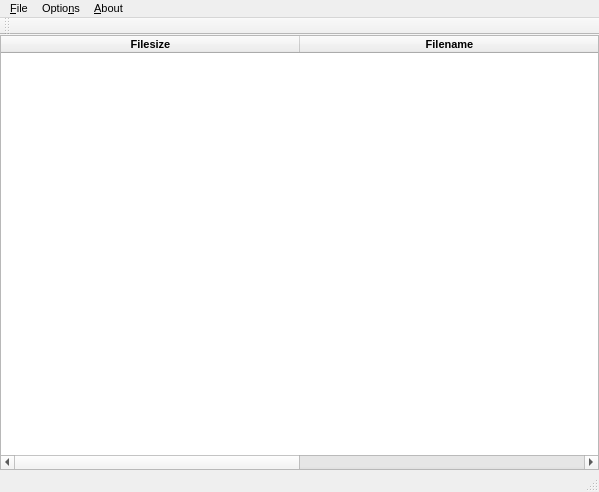
<?xml version="1.0" encoding="UTF-8"?>
<ui version="4.0">
 <class>qpmpWin</class>
 <widget class="QMainWindow" name="qpmpWin">
  <property name="geometry">
   <rect>
    <x>0</x>
    <y>0</y>
    <width>599</width>
    <height>492</height>
   </rect>
  </property>
  <property name="font">
   <font>
    <pointsize>8</pointsize>
    <weight>50</weight>
    <bold>false</bold>
   </font>
  </property>
  <property name="windowTitle">
   <string>qpmpWin</string>
  </property>
  <property name="locale">
   <locale language="English" country="Sweden"/>
  </property>
  <widget class="QWidget" name="centralWidget">
   <property name="font">
    <font>
     <pointsize>8</pointsize>
    </font>
   </property>
   <layout class="QVBoxLayout" name="verticalLayout">
    <property name="spacing">
     <number>5</number>
    </property>
    <property name="leftMargin">
     <number>0</number>
    </property>
    <property name="topMargin">
     <number>0</number>
    </property>
    <property name="rightMargin">
     <number>0</number>
    </property>
    <property name="bottomMargin">
     <number>0</number>
    </property>
    <item>
     <widget class="QTableWidget" name="tableWidget">
      <property name="sizePolicy">
       <sizepolicy hsizetype="Expanding" vsizetype="Expanding">
        <horstretch>0</horstretch>
        <verstretch>0</verstretch>
       </sizepolicy>
      </property>
      <property name="minimumSize">
       <size>
        <width>0</width>
        <height>0</height>
       </size>
      </property>
      <property name="font">
       <font>
        <pointsize>8</pointsize>
       </font>
      </property>
      <property name="locale">
       <locale language="English" country="Sweden"/>
      </property>
      <property name="sizeAdjustPolicy">
       <enum>QAbstractScrollArea::AdjustToContents</enum>
      </property>
      <property name="editTriggers">
       <set>QAbstractItemView::NoEditTriggers</set>
      </property>
      <property name="showDropIndicator" stdset="0">
       <bool>false</bool>
      </property>
      <property name="alternatingRowColors">
       <bool>true</bool>
      </property>
      <property name="selectionBehavior">
       <enum>QAbstractItemView::SelectRows</enum>
      </property>
      <property name="columnCount">
       <number>2</number>
      </property>
      <attribute name="horizontalHeaderDefaultSectionSize">
       <number>299</number>
      </attribute>
      <attribute name="horizontalHeaderHighlightSections">
       <bool>false</bool>
      </attribute>
      <attribute name="horizontalHeaderMinimumSectionSize">
       <number>12</number>
      </attribute>
      <attribute name="horizontalHeaderStretchLastSection">
       <bool>false</bool>
      </attribute>
      <attribute name="verticalHeaderDefaultSectionSize">
       <number>12</number>
      </attribute>
      <attribute name="verticalHeaderMinimumSectionSize">
       <number>12</number>
      </attribute>
      <column>
       <property name="text">
        <string>Filesize</string>
       </property>
       <property name="font">
        <font>
         <pointsize>8</pointsize>
         <weight>75</weight>
         <bold>true</bold>
        </font>
       </property>
      </column>
      <column>
       <property name="text">
        <string>Filename</string>
       </property>
       <property name="font">
        <font>
         <pointsize>8</pointsize>
         <weight>75</weight>
         <bold>true</bold>
        </font>
       </property>
      </column>
     </widget>
    </item>
   </layout>
  </widget>
  <widget class="QMenuBar" name="menuBar">
   <property name="geometry">
    <rect>
     <x>0</x>
     <y>0</y>
     <width>599</width>
     <height>18</height>
    </rect>
   </property>
   <widget class="QMenu" name="menu_File">
    <property name="title">
     <string>&amp;File</string>
    </property>
    <addaction name="actionOpen"/>
    <addaction name="actionSave"/>
    <addaction name="actionSaveAs"/>
    <addaction name="separator"/>
    <addaction name="actionRefresh"/>
    <addaction name="separator"/>
    <addaction name="actionQuit"/>
   </widget>
   <widget class="QMenu" name="menu_Options">
    <property name="title">
     <string>Optio&amp;ns</string>
    </property>
    <addaction name="actionNo_Sound"/>
    <addaction name="actionNo_delete"/>
    <addaction name="separator"/>
    <addaction name="actionMove_file"/>
    <addaction name="actionDelete"/>
    <addaction name="separator"/>
    <addaction name="actionFullscreen"/>
    <addaction name="actionForce_4_3"/>
    <addaction name="actionForce_16_9"/>
    <addaction name="separator"/>
    <addaction name="actionShuffle"/>
   </widget>
   <widget class="QMenu" name="menu_About">
    <property name="title">
     <string>&amp;About</string>
    </property>
    <addaction name="actionAbout"/>
   </widget>
   <addaction name="menu_File"/>
   <addaction name="menu_Options"/>
   <addaction name="menu_About"/>
  </widget>
  <widget class="QToolBar" name="mainToolBar">
   <attribute name="toolBarArea">
    <enum>TopToolBarArea</enum>
   </attribute>
   <attribute name="toolBarBreak">
    <bool>false</bool>
   </attribute>
  </widget>
  <widget class="QStatusBar" name="statusBar"/>
  <action name="actionOpen">
   <property name="text">
    <string>Open...</string>
   </property>
   <property name="shortcut">
    <string>Ctrl+O</string>
   </property>
  </action>
  <action name="actionSave">
   <property name="text">
    <string>&amp;Save</string>
   </property>
   <property name="shortcut">
    <string>Ctrl+S</string>
   </property>
  </action>
  <action name="actionQuit">
   <property name="text">
    <string>&amp;Quit</string>
   </property>
   <property name="shortcut">
    <string>Ctrl+Q</string>
   </property>
  </action>
  <action name="actionSaveAs">
   <property name="text">
    <string>Save &amp;As...</string>
   </property>
  </action>
  <action name="actionNo_Sound">
   <property name="checkable">
    <bool>true</bool>
   </property>
   <property name="text">
    <string>No sound</string>
   </property>
  </action>
  <action name="actionMove_file">
   <property name="checkable">
    <bool>true</bool>
   </property>
   <property name="text">
    <string>Move file</string>
   </property>
  </action>
  <action name="actionNo_delete">
   <property name="checkable">
    <bool>true</bool>
   </property>
   <property name="text">
    <string>No delete</string>
   </property>
  </action>
  <action name="actionFullscreen">
   <property name="checkable">
    <bool>true</bool>
   </property>
   <property name="checked">
    <bool>true</bool>
   </property>
   <property name="text">
    <string>Fullscreen</string>
   </property>
  </action>
  <action name="actionForce_4_3">
   <property name="checkable">
    <bool>true</bool>
   </property>
   <property name="text">
    <string>Force 4:3</string>
   </property>
  </action>
  <action name="actionForce_16_9">
   <property name="checkable">
    <bool>true</bool>
   </property>
   <property name="text">
    <string>Force 16:9</string>
   </property>
  </action>
  <action name="actionShuffle">
   <property name="text">
    <string>Shuffle</string>
   </property>
   <property name="shortcut">
    <string>Ctrl+Z</string>
   </property>
  </action>
  <action name="actionRefresh">
   <property name="text">
    <string>&amp;Refresh</string>
   </property>
   <property name="shortcut">
    <string>Ctrl+R</string>
   </property>
  </action>
  <action name="actionAbout">
   <property name="text">
    <string>&amp;About</string>
   </property>
  </action>
  <action name="actionDelete">
   <property name="checkable">
    <bool>true</bool>
   </property>
   <property name="text">
    <string>Delete</string>
   </property>
   <property name="toolTip">
    <string>Move watched file to ./.delete</string>
   </property>
  </action>
 </widget>
 <layoutdefault spacing="6" margin="11"/>
 <resources/>
 <connections/>
</ui>
